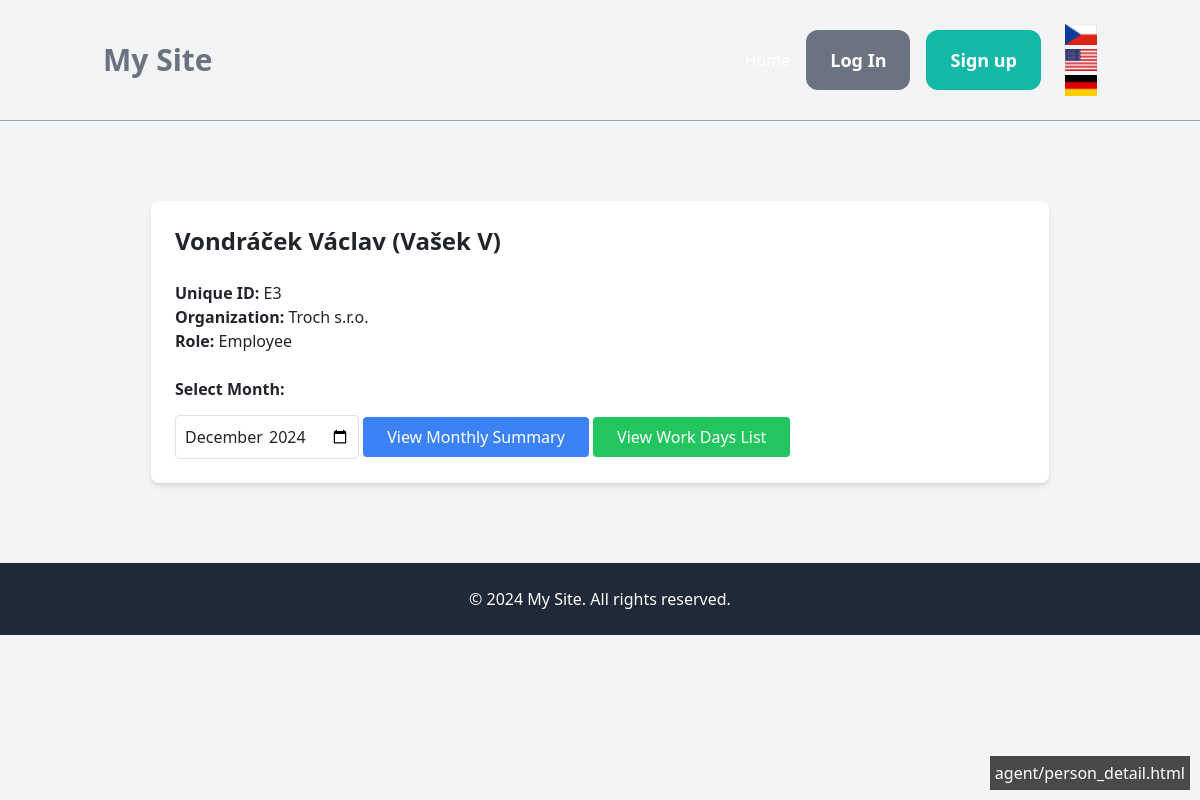
/en/agent/person/3/, run on the app's committed database.
### agent/models.py (models this page shows, shortened)
class Person(models.Model):
    class Meta:
        verbose_name = _("Person")
        verbose_name_plural = _("Persons")
    TITLE_BEFORE_CHOICES = [
        ('Bc.', _('Bc.')),
        ('BcA.', _('BcA.')),
        ('RNDr.', _('RNDr.')),
        ('MUDr.', _('MUDr.')),
        ('JUDr.', _('JUDr.')),
        ('PhDr.', _('PhDr.')),
        ('Ing.', _('Ing.')),
        ('Mgr..', _('Mgr.')),
    ]
    TITLE_AFTER_CHOICES = [
        ('DiS.', _('DiS.')),
        ('MBA', _('MBA')),
        ('LL.M.', _('LL.M.')),
        ('CSc.', _('CSc.')),
        ('DrSc.', _('DrSc.')),
        ('Ph.D.', _('Ph.D.')),
    ]
    ROLE_CHOICES = [
        (1, _('Employee')),
        (2, _('Guest')),
        (3, _('Contractor')),
        (4, _('Supplier')),
        (5, _('Customer')),
        (6, _('Other')),
    ]
    unique_id = models.CharField(max_length=20, unique=True, editable=False)
    display_name = models.CharField(max_length=25, default="Alias", verbose_name=_("Alias"))
    first_name = models.CharField(max_length=25, default="Nomen", verbose_name=_("First Name"))
    last_name = models.CharField(max_length=25, default="Omen", verbose_name=_("Last Name"))
    organization = models.CharField(max_length=100, verbose_name=_("Organization"))
    role = models.IntegerField(choices=ROLE_CHOICES, default=6, verbose_name=_("Role"))
    title_before = models.CharField(max_length=10, choices=TITLE_BEFORE_CHOICES, blank=True, verbose_name=_("Title Before"))
    title_after = models.CharField(max_length=10, choices=TITLE_AFTER_CHOICES, blank=True, verbose_name=_("Title After"))

### agent/views.py (the view)
# urls.py: path('person/<int:person_id>/', person_detail, name='person_detail'),  # Přidejte tuto řádku
def person_detail(request, person_id):
    person = get_object_or_404(Person, id=person_id)
    current_year = datetime.now().year
    current_month = datetime.now().month
    context = {
        'person': person,
        'year': current_year,
        'month': current_month,
        'template_name': 'agent/person_detail.html',  # Přidání názvu šablony
    }
    return render(request, 'agent/person_detail.html', context)

### agent/templates/agent/person_detail.html (shortened to what this page needs)
{% extends 'core/base.html' %}
{% load i18n %}
{% block content %}
    <div class="bg-gray-100 p-5">
        <div class="bg-white shadow-md rounded-lg p-6">
            <h1 class="text-2xl font-bold mb-4">
                {{ person.last_name }} {{ person.first_name }} ({{ person.display_name }})
            </h1>
            <p><strong>{% trans "Unique ID:" %}</strong> {{ person.unique_id }}</p>
            <p><strong>{% trans "Organization:" %}</strong> {{ person.organization }}</p>
            <p><strong>{% trans "Role:" %}</strong> {{ person.get_role_display }}</p>
            {% now "Y" as current_year %}
            {% now "m" as current_month %}
            <form action="{% url 'eval:workdays_and_summary' person.id %}" method="post" class="mt-4">
                <label for="month" class="block mb-2 font-semibold">{% trans "Select Month:" %}</label>
                <input type="month" id="month" name="month" value="{{ current_year }}-{{ current_month }}" class="border rounded p-2">
                <button type="submit" name="action" value="view_summary" class="mt-2 px-4 py-2 bg-blue-500 text-white rounded hover:bg-blue-600">
                    {% trans "View Monthly Summary" %}
                </button>
                <button type="submit" name="action" value="view_workdays" class="mt-2 px-4 py-2 bg-green-500 text-white rounded hover:bg-green-600">
                    {% trans "View Work Days List" %}
                </button>
            </form>
        </div>
    </div>
    {% if debug %}
        <div style="position: fixed; bottom: 10px; right: 10px; background-color: rgba(0, 0, 0, 0.7); color: white; padding: 5px;">
           {{ template_name }}
        </div>
    {% endif %}
{% endblock %}

### data on the page
Person: last_name "Vondráček", first_name "Václav", display_name "Vašek V", unique_id "E3", organization "Troch s.r.o.", role "Employee"

### other printed values
{{ template_name }} "agent/person_detail.html"
